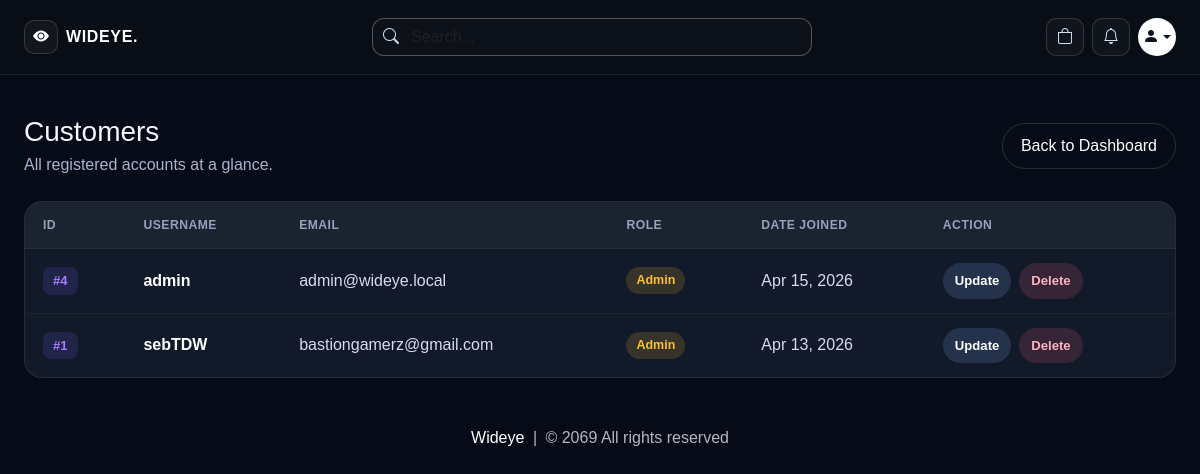
The page /customers (signed in) on the database as committed earlier.
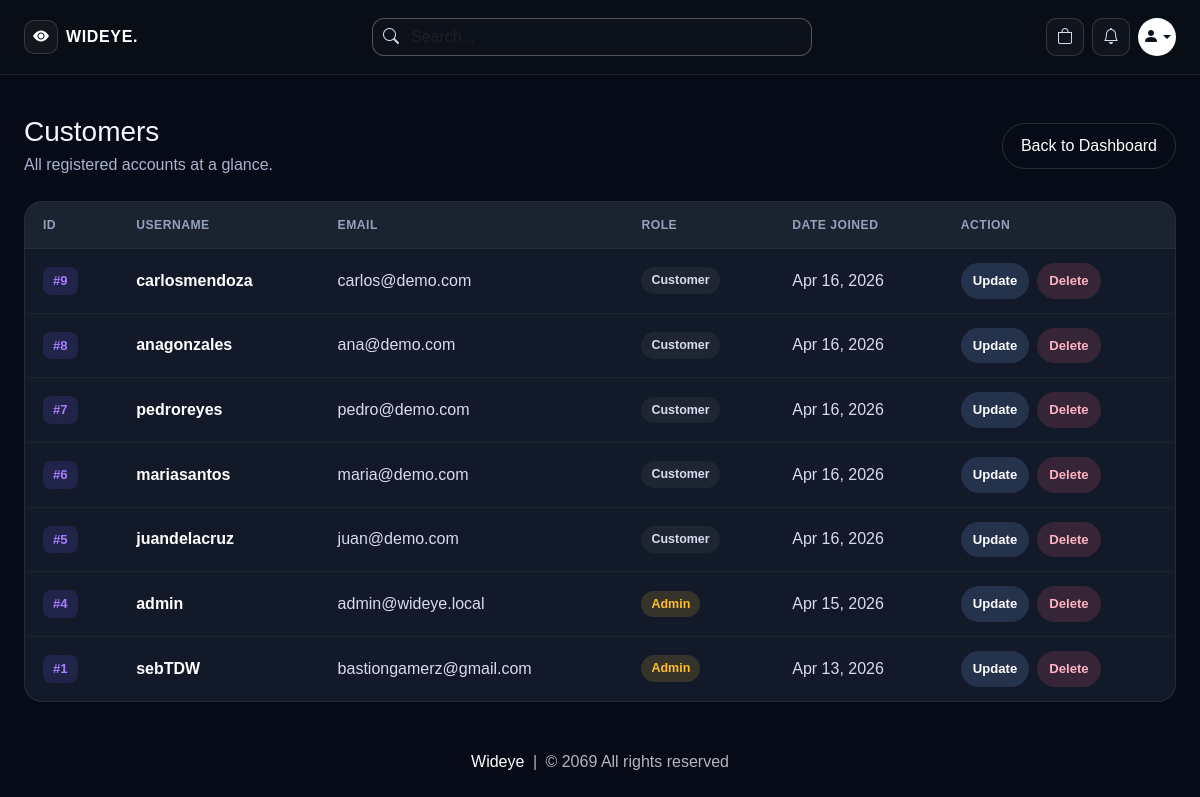
The same page on the database as committed later.
### website/models.py (models this page shows, shortened)
class Customer(db.Model, UserMixin):
    id = db.Column(db.Integer, primary_key=True)
    email = db.Column(db.String(100), unique=True)
    username = db.Column(db.String(100))
    password_hash = db.Column(db.String(150))
    is_admin = db.Column(db.Boolean, default=False, nullable=False)
    face_profile_name = db.Column(db.String(100))
    usual_product_id = db.Column(db.Integer, db.ForeignKey('product.id'), nullable=True)
    date_joined = db.Column(db.DateTime(), default=datetime.utcnow)
    cart_items = db.relationship('Cart', backref=db.backref('customer', lazy=True))
    orders = db.relationship('Order', backref=db.backref('customer', lazy=True))
    usual_product = db.relationship('Product', foreign_keys=[usual_product_id])
    usual_items = db.relationship(
        'UsualOrderItem',
        backref=db.backref('customer', lazy=True),
        cascade='all, delete-orphan',
        order_by='UsualOrderItem.id'
    )
    @property
    def password(self):
        raise AttributeError('Password is not a readable Attribute')

### website/admin.py (the view)
@admin.route('/customers')
@login_required
def display_customers():
    if current_user_is_admin():
        customers = Customer.query.order_by(Customer.date_joined.desc(), Customer.id.desc()).all()
        return render_template('customers.html', customers=customers)
    return render_template('404.html')

### website/admin.py (called while the page is built)
def current_user_is_admin():
    return current_user.is_authenticated and bool(getattr(current_user, 'is_admin', False))

### website/templates/customers.html (shortened to what this page needs)
{% extends 'base.html' %}
{% block body %}
<div class="wideye-shell py-4">
    <div class="d-flex flex-wrap align-items-center justify-content-between gap-3 mb-4">
        <div>
            <h1 class="h3 mb-1">Customers</h1>
            <p style="color:#a8b4cc;" class="mb-0">All registered accounts at a glance.</p>
        </div>
        <a href="/admin-page" style="border:1px solid rgba(255,255,255,0.14);border-radius:999px;padding:10px 18px;color:#fff;">Back to Dashboard</a>
    </div>
    {% if customers | length < 1 %}
    <div class="text-center py-5">
        <h3>No customers yet.</h3>
    </div>
    {% else %}
    <div class="wideye-table-wrap">
        <table class="wideye-table">
            <thead>
                <tr>
                    <th>ID</th>
                    <th>Username</th>
                    <th>Email</th>
                    <th>Role</th>
                    <th>Date Joined</th>
                    <th>Action</th>
                </tr>
            </thead>
            <tbody>
                {% for customer in customers %}
                <tr>
                    <td><span class="wideye-id-badge">#{{ customer.id }}</span></td>
                    <td style="color:#fff;font-weight:600;">{{ customer.username }}</td>
                    <td>{{ customer.email }}</td>
                    <td>
                        <span class="wideye-customer-role {% if customer.is_admin %}admin{% endif %}">
                            {% if customer.is_admin %}Admin{% else %}Customer{% endif %}
                        </span>
                    </td>
                    <td>{{ customer.date_joined.strftime('%b %d, %Y') if customer.date_joined else 'N/A' }}</td>
                    <td>
                        <div class="wideye-customer-actions">
                            <a href="/update-customer/{{ customer.id }}" class="wideye-customer-action edit">Update</a>
                            <a href="/delete-customer/{{ customer.id }}" class="wideye-customer-action delete" onclick="return confirm('Delete {{ customer.username }}? This will remove their account data.');">Delete</a>
                        </div>
                    </td>
                </tr>
                {% endfor %}
            </tbody>
        </table>
    </div>
    {% endif %}
</div>
{% endblock %}

### website/templates/base.html (shortened to what this page needs)
<!DOCTYPE html>
<html lang="en">
<head>
    <link rel="stylesheet" href="https://cdnjs.cloudflare.com/ajax/libs/bootstrap-icons/1.10.5/font/bootstrap-icons.min.css">
    <link rel="stylesheet" href="{{ url_for('static', filename='css/all.min.css') }}">
    <link rel="stylesheet" href="{{ url_for('static', filename='css/bootstrap.min.css') }}">
    <link rel="stylesheet" href="{{ url_for('static', filename='css/style.css') }}">
</head>
<body>
    {% set cart_items = cart | default([], true) | list %}
    <nav class="wideye-navbar">
        <div class="wideye-shell">
            <div class="d-flex flex-wrap align-items-center justify-content-between gap-3">
                <a class="d-flex align-items-center gap-2" href="/">
                    <span class="wideye-brand-mark">
                        <i class="bi bi-eye-fill"></i>
                    </span>
                    <span class="wideye-brand-text">WIDEYE.</span>
                </a>
                <form class="wideye-search-form" role="search" action="/search" method="POST">
                    <div class="wideye-search-wrap d-flex align-items-center">
                        <i class="bi bi-search"></i>
                        <input class="form-control wideye-search-input" name="search" type="search" placeholder="Search..." aria-label="Search">
                    </div>
                </form>
                <div class="d-flex align-items-center gap-2">
                    <a class="wideye-icon-button wideye-nav-icon" href="/cart" aria-label="Cart">
                        <span class="position-relative d-inline-flex">
                            <i class="bi bi-bag"></i>
                        </span>
                    </a>
                    <a class="wideye-icon-button wideye-nav-icon" href="/orders" aria-label="Orders">
                        <i class="bi bi-bell"></i>
                    </a>
                    {% if current_user.is_authenticated %}
                    <div class="dropdown">
                        <a class="wideye-avatar dropdown-toggle" href="#" role="button" id="profileDropdown" data-bs-toggle="dropdown" aria-expanded="false">
                            <i class="bi bi-person-fill"></i>
                        </a>
                    </div>
                    {% else %}
                    <a class="wideye-avatar" href="/login" aria-label="Login">
                        <i class="bi bi-person-fill"></i>
                    </a>
                    {% endif %}
                </div>
            </div>
        </div>
    </nav>
    <div class="wideye-shell pt-3">
    </div>
    {% block body %}
    {% endblock %}
    <footer class="wideye-footer">
        <div class="wideye-shell text-center">
            <a href="/">Wideye</a> <span class="mx-1">|</span> <span>&copy; 2069 All rights reserved</span>
        </div>
    </footer>
</body>
</html>

### website/templates/base.html (style rules this page uses)
* { box-sizing: border-box; }
html { -webkit-text-size-adjust: 100%; }
body { background: #060b17; color: #f6f7fb; min-height: 100vh; font-family: Arial, Helvetica, sans-serif; overflow-x: hidden; }
a { text-decoration: none; }
.wideye-shell { width: min(calc(100% - clamp(1rem, 4vw, 3rem)), 1280px); margin: 0 auto; }
.wideye-navbar { background: #090d15; border-bottom: 1px solid rgba(255, 255, 255, 0.08); padding: 18px 0; }
.wideye-brand-mark { width: 34px; height: 34px; border-radius: 10px; border: 1px solid rgba(255, 255, 255, 0.14); display: inline-flex; align-items: center; justify-content: center; color: #ffffff; background: rgba(255, 255, 255, 0.04); }
.wideye-brand-text { color: #ffffff; font-weight: 700; letter-spacing: 0.04em; }
.wideye-search-form { max-width: 440px; width: 100%; }
.wideye-search-input, .wideye-search-input:focus { background: transparent; border: none; box-shadow: none; color: #ffffff; }
.wideye-search-wrap { border: 1px solid rgba(255, 255, 255, 0.28); border-radius: 12px; background: rgba(255, 255, 255, 0.02); padding: 0 10px; }
.wideye-search-wrap i, .wideye-nav-icon { color: #d7dcee; }
.wideye-icon-button { width: 38px; height: 38px; border-radius: 10px; border: 1px solid rgba(255, 255, 255, 0.14); display: inline-flex; align-items: center; justify-content: center; background: rgba(255, 255, 255, 0.03); }
.wideye-avatar { width: 38px; height: 38px; border-radius: 50%; background: linear-gradient(135deg, #ffffff, #ffffff); color: #09111f; display: inline-flex; align-items: center; justify-content: center; font-size: 1rem; }
.wideye-footer { color: rgba(255, 255, 255, 0.7); padding: 24px 0 32px; }
.wideye-footer a { color: #ffffff; }

### website/templates/customers.html (style rules this page uses)
.wideye-table-wrap { background: #121a29; border: 1px solid rgba(255, 255, 255, 0.08); border-radius: 18px; overflow: hidden; }
.wideye-table { width: 100%; border-collapse: collapse; margin: 0; }
.wideye-table thead { background: rgba(255, 255, 255, 0.04); }
.wideye-table th { padding: 14px 18px; font-size: 0.76rem; text-transform: uppercase; letter-spacing: 0.04em; color: #94a2bc; font-weight: 600; border-bottom: 1px solid rgba(255, 255, 255, 0.08); }
.wideye-table td { padding: 14px 18px; color: #d7dcee; border-bottom: 1px solid rgba(255, 255, 255, 0.04); }
.wideye-table tbody tr:last-child td { border-bottom: none; }
.wideye-id-badge { background: rgba(123, 97, 255, 0.15); color: #a77dff; font-weight: 700; font-size: 0.82rem; padding: 4px 10px; border-radius: 8px; display: inline-block; }
.wideye-customer-role { display: inline-flex; align-items: center; gap: 6px; padding: 4px 10px; border-radius: 999px; font-size: 0.78rem; font-weight: 700; background: rgba(255, 255, 255, 0.05); color: #d7dcee; }
.wideye-customer-role.admin { background: rgba(255, 191, 47, 0.15); color: #ffbf2f; }
.wideye-customer-actions { display: flex; flex-wrap: wrap; gap: 8px; }
.wideye-customer-action { display: inline-flex; align-items: center; justify-content: center; padding: 8px 12px; border-radius: 999px; font-weight: 700; font-size: 0.82rem; white-space: nowrap; }
.wideye-customer-action.edit { background: #24324b; color: #ffffff; }
.wideye-customer-action.delete { background: rgba(255, 99, 132, 0.15); color: #ffb3c2; }

Rows that differ between the two databases and show on the page:
added Customer: id "9", username "carlosmendoza", email "carlos@demo.com", is_admin "Customer", date_joined "Apr 16, 2026"
added Customer: id "8", username "anagonzales", email "ana@demo.com", is_admin "Customer", date_joined "Apr 16, 2026"
added Customer: id "7", username "pedroreyes", email "pedro@demo.com", is_admin "Customer", date_joined "Apr 16, 2026"
added Customer: id "6", username "mariasantos", email "maria@demo.com", is_admin "Customer", date_joined "Apr 16, 2026"
added Customer: id "5", username "juandelacruz", email "juan@demo.com", is_admin "Customer", date_joined "Apr 16, 2026"
